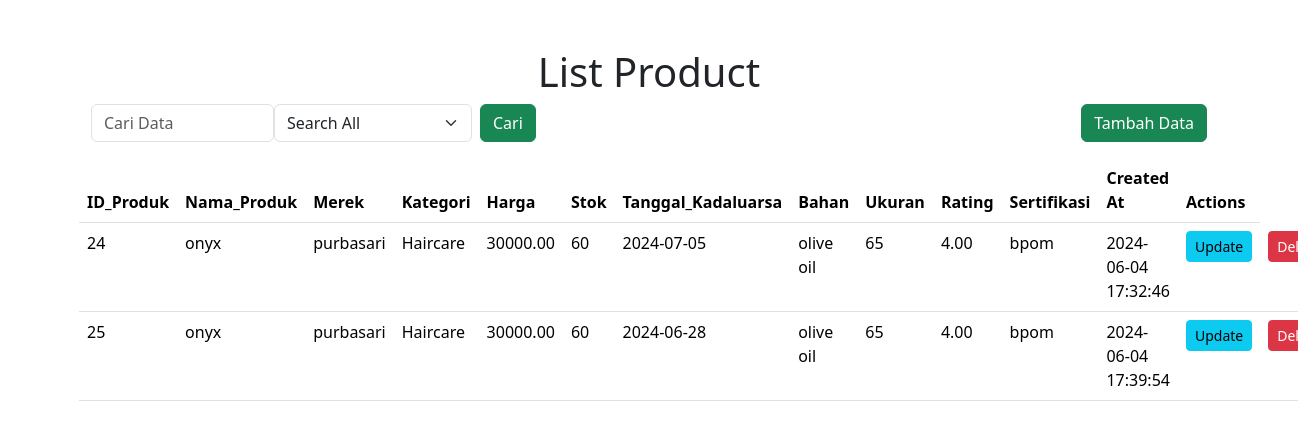
The page / on the database its author committed.
### tables this page shows
CREATE TABLE `produk` (
  `ID_Produk` int(11) NOT NULL,
  `Nama_Produk` varchar(100) NOT NULL,
  `Merek` varchar(50) NOT NULL,
  `Kategori` varchar(50) NOT NULL,
  `Harga` decimal(10,2) NOT NULL,
  `Stok` int(11) NOT NULL,
  `Tanggal_Kadaluarsa` date DEFAULT NULL,
  `Bahan` text,
  `Ukuran` varchar(50) DEFAULT NULL,
  `Rating` decimal(3,2) DEFAULT NULL,
  `Sertifikasi` text,
  `created_at` datetime DEFAULT NULL,
  `deleted_at` datetime DEFAULT NULL,
  `updated_at` datetime DEFAULT NULL
);

CREATE TABLE `categories` (
  `ID_Kategori` int(11) NOT NULL,
  `Kategori` varchar(255) NOT NULL
);

### index.php (the view, shortened to what this page needs)
<!doctype html>
<html lang="en">
<head>
    <link href="https://cdn.jsdelivr.net/npm/bootstrap@5.3.3/dist/css/bootstrap.min.css" rel="stylesheet">
</head>
<body>
    <div class="container">
        <h1 class="text-center mt-5">List Product</h1>
        <div class="row">
            <div class="d-flex justify-content-between mb-3">
                <form action="" method="get" class="d-flex align-items-center">
                    <input class="form-control" placeholder="Cari Data" name="search"/>
                    <select name="search_by" class="form-select">
                        <option value="">Search All</option>
                    </select>
                    <button type="submit" class="btn btn-success mx-2">Cari</button>
                </form>
                <a href="insert.php" class="ml-auto"><button class="btn btn-success">Tambah Data</button></a>
            </div>
            <table class="table">
                <thead>
                <tr>
                    <th>ID_Produk</th>
                    <th>Nama_Produk</th>
                    <th>Merek</th>
                    <th>Kategori</th>
                    <th>Harga</th>
                    <th>Stok</th>
                    <th>Tanggal_Kadaluarsa</th>
                    <th>Bahan</th>
                    <th>Ukuran</th>
                    <th>Rating</th>
                    <th>Sertifikasi</th>
                    <th>Created At</th>
                    <th>Actions</th>
                </tr>
                </thead>
                <tbody>
                <?php
                $db = new ConfigDB();
                $conn = $db->connect();
                $search_query = "WHERE a.deleted_at IS NULL";
                $query = "SELECT a.ID_Produk, a.Nama_Produk, a.Merek, a.Harga, a.Stok, a.Tanggal_Kadaluarsa, a.Bahan, a.Ukuran, a.Rating, a.Sertifikasi, a.created_at, b.Kategori AS category_name
                          FROM produk a
                          LEFT JOIN categories b ON a.Kategori = b.ID_Kategori
                          $search_query";
                $result = $conn->query($query);
                if ($result) {
                    $totalRows = $result->num_rows;
                    if ($totalRows > 0) {
                        while ($row = $result->fetch_assoc()) {
                            echo "<tr>";
                            echo "<td>" .($row['ID_Produk']) . "</td>";
                            echo "<td>" . ($row['Nama_Produk']) . "</td>";
                            echo "<td>" . ($row['Merek']) . "</td>";
                            echo "<td>" . ($row['category_name']) . "</td>";
                            echo "<td>" .($row['Harga']) . "</td>";
                            echo "<td>" . ($row['Stok']) . "</td>";
                            echo "<td>" . ($row['Tanggal_Kadaluarsa']) . "</td>";
                            echo "<td>" . ($row['Bahan']) . "</td>";
                            echo "<td>" .($row['Ukuran']) . "</td>";
                            echo "<td>" .($row['Rating']) . "</td>";
                            echo "<td>" .($row['Sertifikasi']) . "</td>";
                            echo "<td>" .($row['created_at']) . "</td>";
                            echo "<td><a class='btn btn-sm btn-info' href='update.php?id=" .($row['ID_Produk']) . "'>Update</a></td>";
                            echo "<td><a class='btn btn-sm btn-danger' href='index.php?delete=" .($row['ID_Produk']) . "'>Delete</a></td>";
                            echo "</tr>";
                        }
                    } else {
                        echo "<tr><td colspan='13' class='text-center'>No data found</td></tr>";
                    }
                } else {
                    echo "<tr><td colspan='13' class='text-center'>Error: " . $conn->error . "</td></tr>";
                }
                ?>
                </tbody>
            </table>
        </div>
    </div>
</body>
</html>

### rows shown on the page
produk: ID_Produk "24", Nama_Produk "onyx", Merek "purbasari", categories.Kategori "Haircare", Harga "30000.00", Stok "60", Tanggal_Kadaluarsa "2024-07-05", Bahan "olive oil", Ukuran "65", Rating "4.00", Sertifikasi "bpom", created_at "2024-06-04 17:32:46"
produk: ID_Produk "25", Nama_Produk "onyx", Merek "purbasari", categories.Kategori "Haircare", Harga "30000.00", Stok "60", Tanggal_Kadaluarsa "2024-06-28", Bahan "olive oil", Ukuran "65", Rating "4.00", Sertifikasi "bpom", created_at "2024-06-04 17:39:54"
